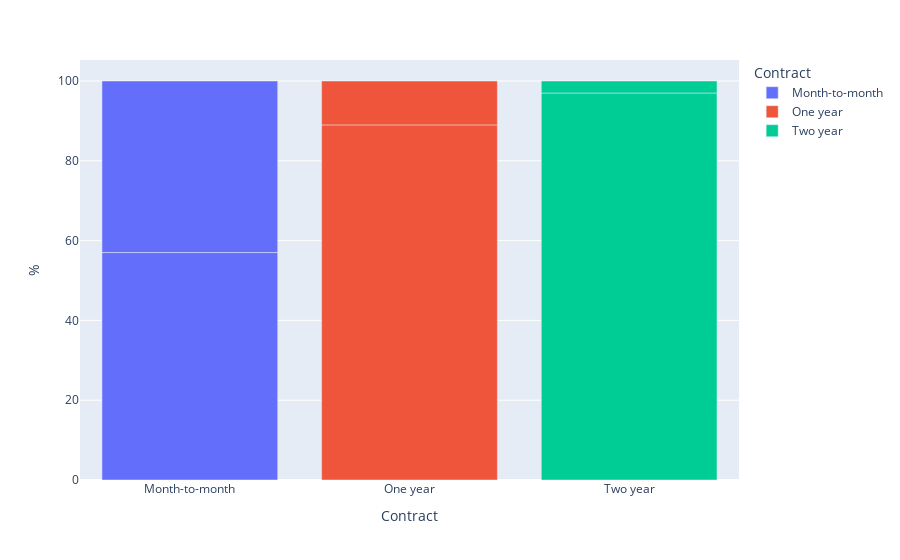

Notebook code for this chart:
### Code cell
#churn_by_contract = px.data.medals_wide()
fig = px.bar(churn_by_contract, x='Contract', y='%', color="Contract")
#fig.update_layout(barmode='group')
fig.show();

### Figure 1 — Plotly figure (JSON) as saved in the notebook; plotly's stock layout.template omitted (floating-point values rounded to 4 significant figures)
{"data": [{"alignmentgroup": "True", "hovertemplate": "Contract=%{x}<br>%=%{y}<extra></extra>", "legendgroup": "Month-to-month", "marker": {"color": "#636efa"}, "name": "Month-to-month", "offsetgroup": "Month-to-month", "orientation": "v", "showlegend": true, "textposition": "auto", "type": "bar", "x": ["Month-to-month", "Month-to-month"], "xaxis": "x", "y": [57, 43], "yaxis": "y"}, {"alignmentgroup": "True", "hovertemplate": "Contract=%{x}<br>%=%{y}<extra></extra>", "legendgroup": "One year", "marker": {"color": "#EF553B"}, "name": "One year", "offsetgroup": "One year", "orientation": "v", "showlegend": true, "textposition": "auto", "type": "bar", "x": ["One year", "One year"], "xaxis": "x", "y": [89, 11], "yaxis": "y"}, {"alignmentgroup": "True", "hovertemplate": "Contract=%{x}<br>%=%{y}<extra></extra>", "legendgroup": "Two year", "marker": {"color": "#00cc96"}, "name": "Two year", "offsetgroup": "Two year", "orientation": "v", "showlegend": true, "textposition": "auto", "type": "bar", "x": ["Two year", "Two year"], "xaxis": "x", "y": [97, 3], "yaxis": "y"}], "layout": {"autosize": true, "barmode": "relative", "legend": {"title": {"text": "Contract"}, "tracegroupgap": 0}, "margin": {"t": 60}, "xaxis": {"anchor": "y", "autorange": true, "categoryarray": ["Month-to-month", "One year", "Two year"], "categoryorder": "array", "domain": [0, 1], "range": [-0.5, 2.5], "title": {"text": "Contract"}, "type": "category"}, "yaxis": {"anchor": "x", "autorange": true, "domain": [0, 1], "range": [0, 105.3], "title": {"text": "%"}, "type": "linear"}}}
